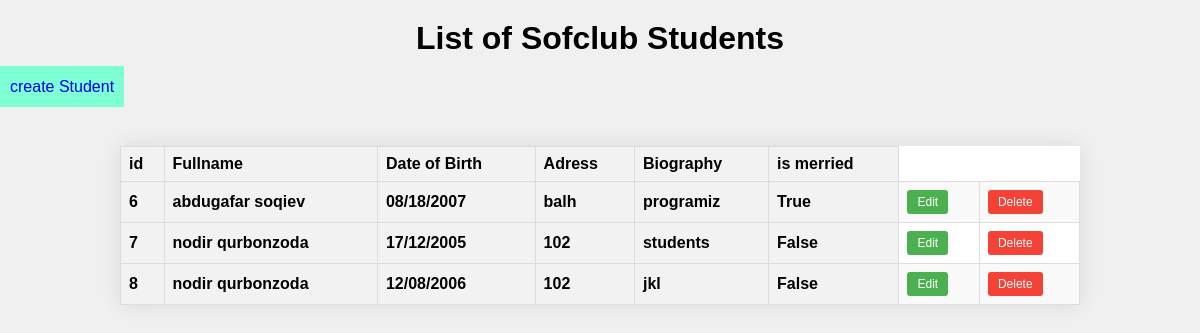
The page / on the database its author committed.
### web/models.py (models this page shows, shortened)
class Students(models.Model):
    first_name = models.CharField(max_length = 50)
    last_name = models.CharField(max_length = 50)
    father_name = models.CharField(max_length = 50)
    date_of_birth = models.CharField(max_length = 50)
    adress = models.CharField(max_length=100)
    bio = models.TextField()
    is_merried = models.BooleanField()

### web/views.py (the view)
# urls.py: path('', StudentsListView.as_view(), name='home'),
class StudentsListView(generic.ListView):
    model = Students
    template_name = 'index.html'

### templates/index.html (shortened to what this page needs)
<!DOCTYPE html>
<html lang="en">
<head>
</head>
<body>
    <h1>List of Sofclub Students</h1>
    <a href="create" style="text-align: center; text-decoration: none; background-color: aquamarine; padding: 12px 10px;">create Student</a>
    <table>
        <tr>
            <th>id</th>
            <th>Fullname</th>
            <th>Date of Birth</th>
            <th>Adress</th>
            <th>Biography</th>
            <th>is merried</th>
        </tr>
       {% for student in  students_list  %}
        <tr>
            <th>{{student.id}}</th>
            <th>{{student.first_name}} {{student.last_name}}</th>
            <th>{{student.date_of_birth}}</th>
            <th>{{student.adress}}</th>
            <th>{{student.bio}}</th>
            <th>{{student.is_merried}}</th>
            <td> <a href='{% url "update_student" student.id %}' class = 'edit'> Edit</a></td>
            <td> <a href='{% url "delete_student" student.id %}' class = 'delet'> Delete</a></td>
        </tr>
        {% endfor %}
    </table>
</body>
</html>

### templates/index.html (style rules this page uses)
body { font-family: Arial, sans-serif; margin: 0; padding: 0; background-color: #f0f0f0; }
h1 { text-align: center; margin-top: 20px; }
table { width: 80%; margin: auto; border-collapse: collapse; background-color: #fff; box-shadow: 0 0 20px rgba(0, 0, 0, 0.1); margin-top: 50px; }
th, td { border: 1px solid #ddd; padding: 8px; text-align: left; }
th { background-color: #f2f2f2; }
tr:nth-child(even) { background-color: #f9f9f9; }
.delet { background-color: #f44336; color: white; border: none; padding: 5px 10px; text-align: center; text-decoration: none; display: inline-block; font-size: 12px; border-radius: 3px; cursor: pointer; }
.edit { background-color: #4CAF50; color: white; border: none; padding: 5px 10px; text-align: center; text-decoration: none; display: inline-block; font-size: 12px; border-radius: 3px; cursor: pointer; }

### rows shown on the page
Students: id "6", first_name "abdugafar", last_name "soqiev", date_of_birth "08/18/2007", adress "balh", bio "programiz", is_merried "True"
Students: id "7", first_name "nodir", last_name "qurbonzoda", date_of_birth "17/12/2005", adress "102", bio "students", is_merried "False"
Students: id "8", first_name "nodir", last_name "qurbonzoda", date_of_birth "12/08/2006", adress "102", bio "jkl", is_merried "False"
